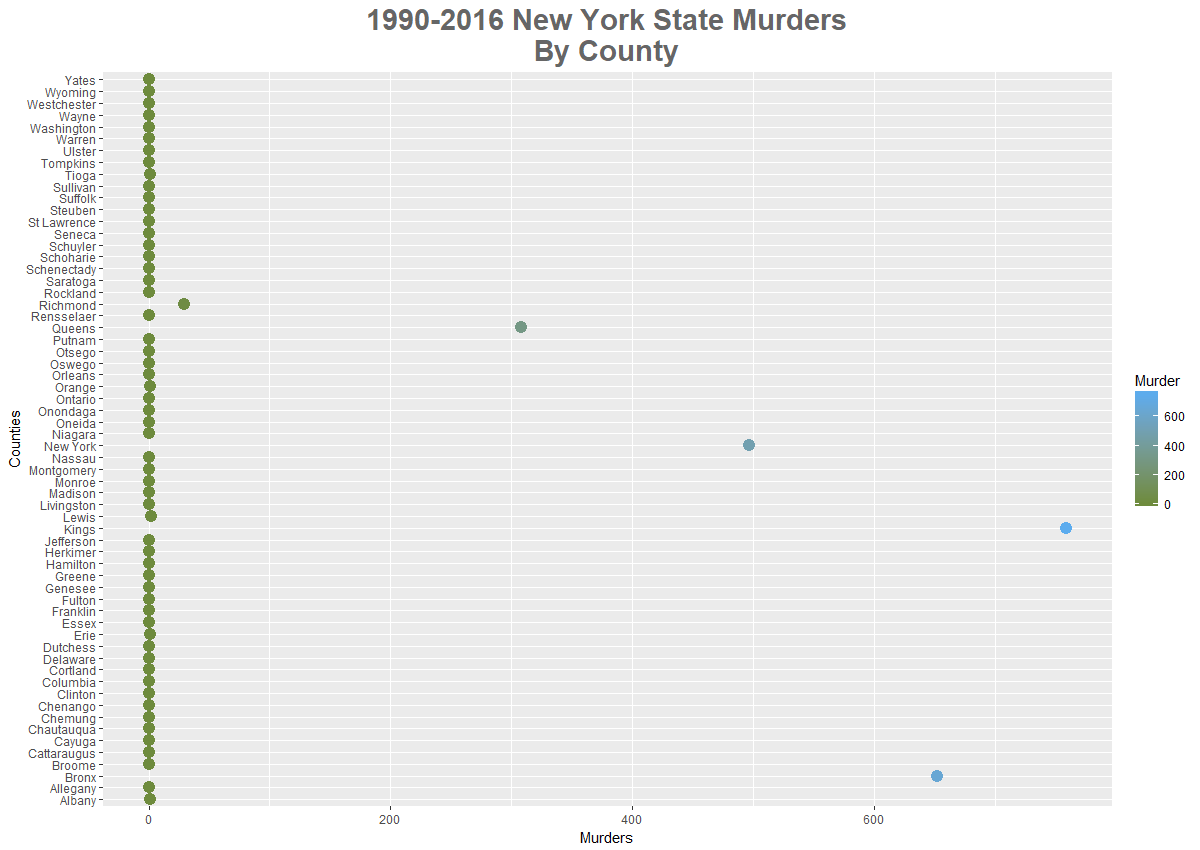

The script that drew this image:
#Load necessary libraries
library(ggplot2)
library(RSQLite)
library(DBI)

#Connect to SQLite database.
db <- dbConnect(SQLite(), "crime.db")

#Return query as a data frame.
table <- dbGetQuery(db,"SELECT County, cast(Murder as Numeric) AS Murder FROM crimetable WHERE NOT County = 'Region Total' GROUP BY County ORDER BY County;")

#Create graph with data frame.
vgraph <- ggplot(table, aes(x = Murder, y = County))
vgraph <- vgraph + geom_point(aes(colour = Murder), size = 4) + scale_colour_gradient(low = "darkolivegreen4", high = "steelblue2") + labs(title = "1990-2016 New York State Murders\nBy County", x="Murders", y="Counties") + theme(plot.title = element_text(color="#666666", face="bold", size=22, hjust = 0.5)) 
print(vgraph)

#Close database connection.
dbDisconnect(db)
